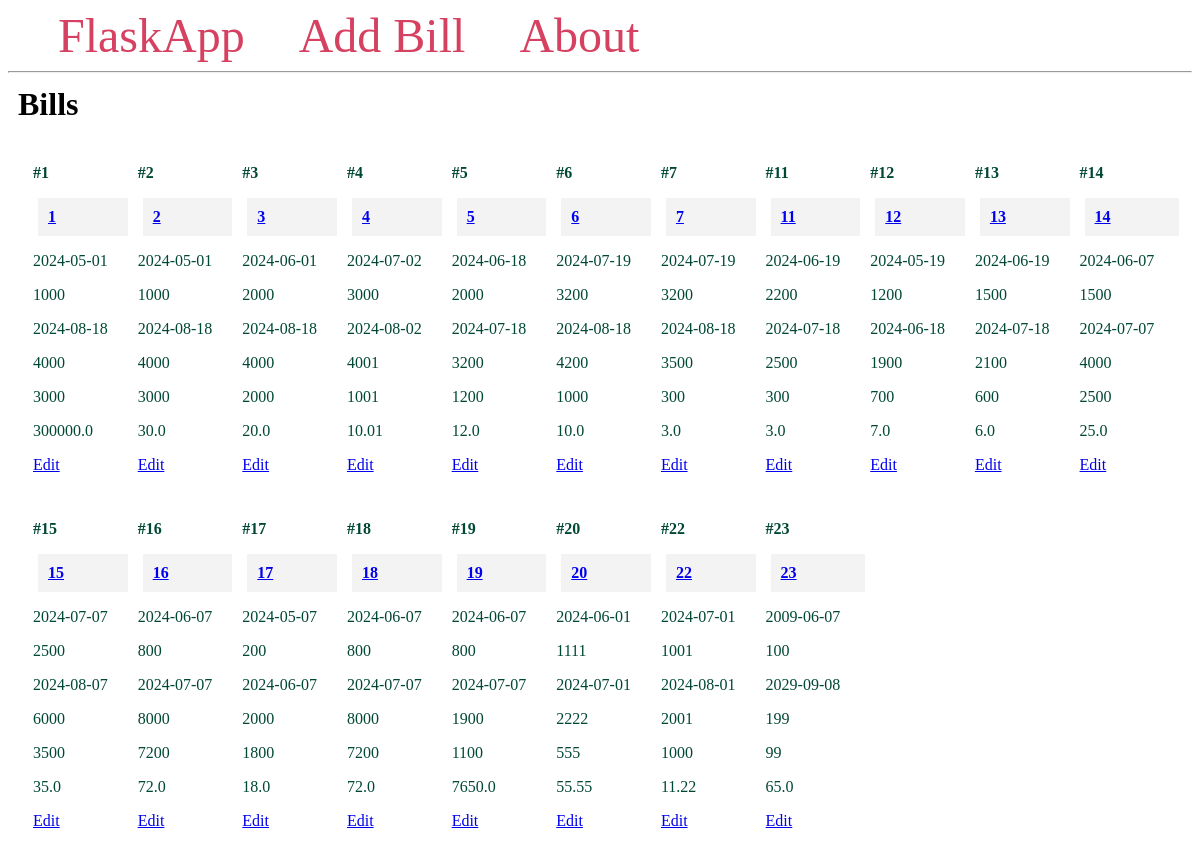
Page /bills/ on the committed database.
### app.py (models this page shows)
class Bill(db.Model):
    __table__ = db.Model.metadata.tables['bill']

### app.py (the view)
@app.route("/bills/")
def bills():
    print("Inside the bills method ******")
    bills = Bill.query.all()
    print(bills)
    print("After the db query and before rendering the html template. *****************")
    return render_template('bills.html', bills=bills)

### templates/bills.html
{% extends 'base.html' %}
{% block content %}
    <h1 class="title">{% block title %} Bills {% endblock %}</h1>
    <div class="content">
        {% for bill in bills %}
            <div class="bill">
                <p><b>#{{ bill.id }}</b></p>
                <b>
                    <p class="id">
                        <a href="{{ url_for('bill', bill_id=bill.id)}}">
                            {{ bill.id }}
                        </a>
                    </p>
                </b>
                <p>{{ bill.bill_date }}</p>
                <p>{{ bill.bill_reading }}</p>
                <p>{{ bill.meter_date }}</p>
                <p>{{ bill.meter_reading }}</p>
                <p>{{ bill.estimated_reading }}</p>
                <p>{{ bill.estimated_bill }}</p>
                <a href="{{ url_for('edit', bill_id=bill.id) }}">Edit</a>
            </div>
        {% endfor %}
    </div>
{% endblock %}

### templates/base.html (shortened to what this page needs)
<!DOCTYPE html>
<html lang="en">
<head>
</head>
<body>
    <nav>
        <a href="{{ url_for('bills') }}">FlaskApp</a>
        <a href="{{ url_for('addBill') }}">Add Bill</a>
        <a href="{{ url_for('about') }}">About</a>
    </nav>
    <hr>
    <div class="content">
        {% block content %} {% endblock %}
    </div>
</body>
</html>

### templates/base.html (style rules this page uses)
.title { margin: 5px; }
.content { margin: 5px; width: 100%; display: flex; flex-direction: row; flex-wrap: wrap; }
.id { flex: 20%; padding: 10px; margin: 5px; background-color: #f3f3f3; inline-size: 100%; }
.bill { padding: 10px; margin: 5px; background-color: #ffffff; color: #004835; }
nav a { color: #d64161; font-size: 3em; margin-left: 50px; text-decoration: none; }

### rows in the picture
Bill: id "1", bill_date "2024-05-01", bill_reading "1000", meter_date "2024-08-18", meter_reading "4000", estimated_reading "3000", estimated_bill "300000.0"
Bill: id "2", bill_date "2024-05-01", bill_reading "1000", meter_date "2024-08-18", meter_reading "4000", estimated_reading "3000", estimated_bill "30.0"
Bill: id "3", bill_date "2024-06-01", bill_reading "2000", meter_date "2024-08-18", meter_reading "4000", estimated_reading "2000", estimated_bill "20.0"
Bill: id "4", bill_date "2024-07-02", bill_reading "3000", meter_date "2024-08-02", meter_reading "4001", estimated_reading "1001", estimated_bill "10.01"
Bill: id "5", bill_date "2024-06-18", bill_reading "2000", meter_date "2024-07-18", meter_reading "3200", estimated_reading "1200", estimated_bill "12.0"
Bill: id "6", bill_date "2024-07-19", bill_reading "3200", meter_date "2024-08-18", meter_reading "4200", estimated_reading "1000", estimated_bill "10.0"
Bill: id "7", bill_date "2024-07-19", bill_reading "3200", meter_date "2024-08-18", meter_reading "3500", estimated_reading "300", estimated_bill "3.0"
Bill: id "11", bill_date "2024-06-19", bill_reading "2200", meter_date "2024-07-18", meter_reading "2500", estimated_reading "300", estimated_bill "3.0"
Bill: id "12", bill_date "2024-05-19", bill_reading "1200", meter_date "2024-06-18", meter_reading "1900", estimated_reading "700", estimated_bill "7.0"
Bill: id "13", bill_date "2024-06-19", bill_reading "1500", meter_date "2024-07-18", meter_reading "2100", estimated_reading "600", estimated_bill "6.0"
Bill: id "14", bill_date "2024-06-07", bill_reading "1500", meter_date "2024-07-07", meter_reading "4000", estimated_reading "2500", estimated_bill "25.0"
Bill: id "15", bill_date "2024-07-07", bill_reading "2500", meter_date "2024-08-07", meter_reading "6000", estimated_reading "3500", estimated_bill "35.0"
Bill: id "16", bill_date "2024-06-07", bill_reading "800", meter_date "2024-07-07", meter_reading "8000", estimated_reading "7200", estimated_bill "72.0"
Bill: id "17", bill_date "2024-05-07", bill_reading "200", meter_date "2024-06-07", meter_reading "2000", estimated_reading "1800", estimated_bill "18.0"
Bill: id "18", bill_date "2024-06-07", bill_reading "800", meter_date "2024-07-07", meter_reading "8000", estimated_reading "7200", estimated_bill "72.0"
Bill: id "19", bill_date "2024-06-07", bill_reading "800", meter_date "2024-07-07", meter_reading "1900", estimated_reading "1100", estimated_bill "7650.0"
Bill: id "20", bill_date "2024-06-01", bill_reading "1111", meter_date "2024-07-01", meter_reading "2222", estimated_reading "555", estimated_bill "55.55"
Bill: id "22", bill_date "2024-07-01", bill_reading "1001", meter_date "2024-08-01", meter_reading "2001", estimated_reading "1000", estimated_bill "11.22"
Bill: id "23", bill_date "2009-06-07", bill_reading "100", meter_date "2029-09-08", meter_reading "199", estimated_reading "99", estimated_bill "65.0"
